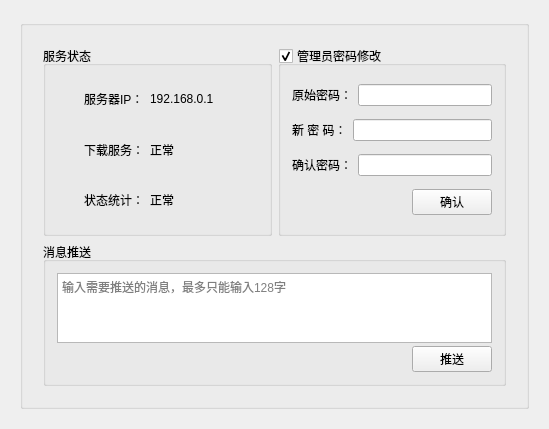
<?xml version="1.0" encoding="UTF-8"?>
<ui version="4.0">
 <class>CStatusWidget</class>
 <widget class="QWidget" name="CStatusWidget">
  <property name="geometry">
   <rect>
    <x>0</x>
    <y>0</y>
    <width>549</width>
    <height>413</height>
   </rect>
  </property>
  <property name="windowTitle">
   <string>CStatusWidget</string>
  </property>
  <layout class="QGridLayout" name="gridLayout">
   <property name="leftMargin">
    <number>20</number>
   </property>
   <property name="topMargin">
    <number>20</number>
   </property>
   <property name="rightMargin">
    <number>20</number>
   </property>
   <property name="bottomMargin">
    <number>20</number>
   </property>
   <item row="0" column="0">
    <widget class="QGroupBox" name="groupBox">
     <property name="title">
      <string/>
     </property>
     <layout class="QGridLayout" name="gridLayout_5">
      <property name="leftMargin">
       <number>20</number>
      </property>
      <property name="topMargin">
       <number>20</number>
      </property>
      <property name="rightMargin">
       <number>20</number>
      </property>
      <property name="bottomMargin">
       <number>20</number>
      </property>
      <item row="0" column="0">
       <layout class="QHBoxLayout" name="horizontalLayout_5">
        <item>
         <widget class="QGroupBox" name="groupBox_2">
          <property name="sizePolicy">
           <sizepolicy hsizetype="Expanding" vsizetype="Preferred">
            <horstretch>0</horstretch>
            <verstretch>0</verstretch>
           </sizepolicy>
          </property>
          <property name="minimumSize">
           <size>
            <width>0</width>
            <height>190</height>
           </size>
          </property>
          <property name="title">
           <string>服务状态</string>
          </property>
          <layout class="QGridLayout" name="gridLayout_2">
           <item row="0" column="0">
            <layout class="QHBoxLayout" name="horizontalLayout">
             <item>
              <widget class="QLabel" name="label">
               <property name="sizePolicy">
                <sizepolicy hsizetype="Fixed" vsizetype="Preferred">
                 <horstretch>0</horstretch>
                 <verstretch>0</verstretch>
                </sizepolicy>
               </property>
               <property name="text">
                <string>服务器IP：</string>
               </property>
              </widget>
             </item>
             <item>
              <widget class="QLabel" name="label_serverIP">
               <property name="sizePolicy">
                <sizepolicy hsizetype="Fixed" vsizetype="Preferred">
                 <horstretch>0</horstretch>
                 <verstretch>0</verstretch>
                </sizepolicy>
               </property>
               <property name="minimumSize">
                <size>
                 <width>80</width>
                 <height>0</height>
                </size>
               </property>
               <property name="text">
                <string>192.168.0.1</string>
               </property>
              </widget>
             </item>
            </layout>
           </item>
           <item row="1" column="0">
            <layout class="QHBoxLayout" name="horizontalLayout_2">
             <item>
              <widget class="QLabel" name="label_3">
               <property name="sizePolicy">
                <sizepolicy hsizetype="Fixed" vsizetype="Preferred">
                 <horstretch>0</horstretch>
                 <verstretch>0</verstretch>
                </sizepolicy>
               </property>
               <property name="text">
                <string>下载服务：</string>
               </property>
              </widget>
             </item>
             <item>
              <widget class="QLabel" name="label_download">
               <property name="sizePolicy">
                <sizepolicy hsizetype="Fixed" vsizetype="Preferred">
                 <horstretch>0</horstretch>
                 <verstretch>0</verstretch>
                </sizepolicy>
               </property>
               <property name="minimumSize">
                <size>
                 <width>80</width>
                 <height>0</height>
                </size>
               </property>
               <property name="text">
                <string>正常</string>
               </property>
              </widget>
             </item>
            </layout>
           </item>
           <item row="2" column="0">
            <layout class="QHBoxLayout" name="horizontalLayout_3">
             <item>
              <widget class="QLabel" name="label_5">
               <property name="sizePolicy">
                <sizepolicy hsizetype="Fixed" vsizetype="Preferred">
                 <horstretch>0</horstretch>
                 <verstretch>0</verstretch>
                </sizepolicy>
               </property>
               <property name="text">
                <string>状态统计：</string>
               </property>
              </widget>
             </item>
             <item>
              <widget class="QLabel" name="label_statistics">
               <property name="sizePolicy">
                <sizepolicy hsizetype="Fixed" vsizetype="Preferred">
                 <horstretch>0</horstretch>
                 <verstretch>0</verstretch>
                </sizepolicy>
               </property>
               <property name="minimumSize">
                <size>
                 <width>80</width>
                 <height>0</height>
                </size>
               </property>
               <property name="text">
                <string>正常</string>
               </property>
              </widget>
             </item>
            </layout>
           </item>
          </layout>
         </widget>
        </item>
        <item>
         <widget class="QGroupBox" name="groupBox_changepasswd">
          <property name="sizePolicy">
           <sizepolicy hsizetype="Preferred" vsizetype="Preferred">
            <horstretch>0</horstretch>
            <verstretch>0</verstretch>
           </sizepolicy>
          </property>
          <property name="title">
           <string>管理员密码修改</string>
          </property>
          <property name="checkable">
           <bool>true</bool>
          </property>
          <layout class="QGridLayout" name="gridLayout_3">
           <item row="0" column="0">
            <layout class="QHBoxLayout" name="horizontalLayout_6">
             <item>
              <widget class="QLabel" name="label_7">
               <property name="sizePolicy">
                <sizepolicy hsizetype="Fixed" vsizetype="Preferred">
                 <horstretch>0</horstretch>
                 <verstretch>0</verstretch>
                </sizepolicy>
               </property>
               <property name="text">
                <string>原始密码：</string>
               </property>
              </widget>
             </item>
             <item>
              <widget class="QLineEdit" name="lne_originalPasswd">
               <property name="sizePolicy">
                <sizepolicy hsizetype="Preferred" vsizetype="Fixed">
                 <horstretch>0</horstretch>
                 <verstretch>0</verstretch>
                </sizepolicy>
               </property>
               <property name="font">
                <font>
                 <pointsize>6</pointsize>
                </font>
               </property>
               <property name="inputMask">
                <string/>
               </property>
               <property name="maxLength">
                <number>6</number>
               </property>
               <property name="echoMode">
                <enum>QLineEdit::Password</enum>
               </property>
              </widget>
             </item>
            </layout>
           </item>
           <item row="1" column="0">
            <layout class="QHBoxLayout" name="horizontalLayout_4">
             <item>
              <widget class="QLabel" name="label_8">
               <property name="sizePolicy">
                <sizepolicy hsizetype="Fixed" vsizetype="Preferred">
                 <horstretch>0</horstretch>
                 <verstretch>0</verstretch>
                </sizepolicy>
               </property>
               <property name="text">
                <string>新 密 码：</string>
               </property>
              </widget>
             </item>
             <item>
              <widget class="QLineEdit" name="lne_newPasswd">
               <property name="sizePolicy">
                <sizepolicy hsizetype="Preferred" vsizetype="Fixed">
                 <horstretch>0</horstretch>
                 <verstretch>0</verstretch>
                </sizepolicy>
               </property>
               <property name="font">
                <font>
                 <pointsize>6</pointsize>
                </font>
               </property>
               <property name="maxLength">
                <number>6</number>
               </property>
               <property name="echoMode">
                <enum>QLineEdit::Password</enum>
               </property>
              </widget>
             </item>
            </layout>
           </item>
           <item row="2" column="0">
            <layout class="QHBoxLayout" name="horizontalLayout_8">
             <property name="leftMargin">
              <number>0</number>
             </property>
             <item>
              <widget class="QLabel" name="label_9">
               <property name="sizePolicy">
                <sizepolicy hsizetype="Fixed" vsizetype="Preferred">
                 <horstretch>0</horstretch>
                 <verstretch>0</verstretch>
                </sizepolicy>
               </property>
               <property name="text">
                <string>确认密码：</string>
               </property>
              </widget>
             </item>
             <item>
              <widget class="QLineEdit" name="lne_affirmPasswd">
               <property name="sizePolicy">
                <sizepolicy hsizetype="Preferred" vsizetype="Fixed">
                 <horstretch>0</horstretch>
                 <verstretch>0</verstretch>
                </sizepolicy>
               </property>
               <property name="font">
                <font>
                 <pointsize>6</pointsize>
                </font>
               </property>
               <property name="inputMask">
                <string/>
               </property>
               <property name="maxLength">
                <number>6</number>
               </property>
               <property name="echoMode">
                <enum>QLineEdit::Password</enum>
               </property>
               <property name="alignment">
                <set>Qt::AlignLeading|Qt::AlignLeft|Qt::AlignVCenter</set>
               </property>
              </widget>
             </item>
            </layout>
           </item>
           <item row="3" column="0">
            <layout class="QHBoxLayout" name="horizontalLayout_7">
             <item>
              <spacer name="horizontalSpacer">
               <property name="orientation">
                <enum>Qt::Horizontal</enum>
               </property>
               <property name="sizeHint" stdset="0">
                <size>
                 <width>40</width>
                 <height>20</height>
                </size>
               </property>
              </spacer>
             </item>
             <item>
              <widget class="QPushButton" name="btn_Ok">
               <property name="text">
                <string>确认</string>
               </property>
              </widget>
             </item>
            </layout>
           </item>
          </layout>
         </widget>
        </item>
       </layout>
      </item>
      <item row="1" column="0">
       <widget class="QGroupBox" name="groupBox_3">
        <property name="title">
         <string>消息推送</string>
        </property>
        <layout class="QGridLayout" name="gridLayout_4">
         <item row="0" column="0">
          <layout class="QVBoxLayout" name="verticalLayout">
           <property name="spacing">
            <number>3</number>
           </property>
           <item>
            <widget class="QTextEdit" name="textEdit">
             <property name="sizePolicy">
              <sizepolicy hsizetype="Expanding" vsizetype="Preferred">
               <horstretch>0</horstretch>
               <verstretch>0</verstretch>
              </sizepolicy>
             </property>
             <property name="maximumSize">
              <size>
               <width>16777215</width>
               <height>90</height>
              </size>
             </property>
             <property name="undoRedoEnabled">
              <bool>false</bool>
             </property>
             <property name="acceptRichText">
              <bool>false</bool>
             </property>
             <property name="placeholderText">
              <string>输入需要推送的消息，最多只能输入128字</string>
             </property>
            </widget>
           </item>
           <item>
            <layout class="QHBoxLayout" name="horizontalLayout_9">
             <item>
              <spacer name="horizontalSpacer_2">
               <property name="orientation">
                <enum>Qt::Horizontal</enum>
               </property>
               <property name="sizeHint" stdset="0">
                <size>
                 <width>40</width>
                 <height>20</height>
                </size>
               </property>
              </spacer>
             </item>
             <item>
              <widget class="QPushButton" name="btn_Send">
               <property name="text">
                <string>推送</string>
               </property>
              </widget>
             </item>
            </layout>
           </item>
          </layout>
         </item>
        </layout>
       </widget>
      </item>
     </layout>
    </widget>
   </item>
  </layout>
 </widget>
 <layoutdefault spacing="6" margin="11"/>
 <resources/>
 <connections/>
</ui>
